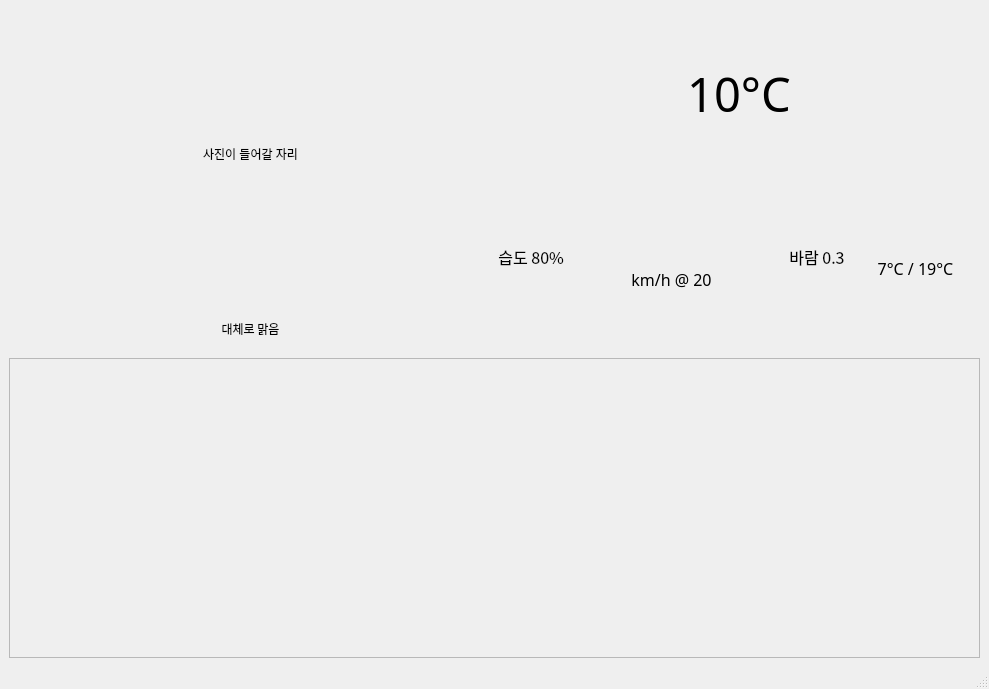
<?xml version="1.0" encoding="UTF-8"?>
<ui version="4.0">
 <class>MainWindow</class>
 <widget class="QMainWindow" name="MainWindow">
  <property name="geometry">
   <rect>
    <x>0</x>
    <y>0</y>
    <width>989</width>
    <height>689</height>
   </rect>
  </property>
  <property name="windowTitle">
   <string>현재 날씨 - 대체로 맑음</string>
  </property>
  <widget class="QWidget" name="centralwidget">
   <layout class="QGridLayout" name="gridLayout_2">
    <item row="0" column="0">
     <layout class="QGridLayout" name="ParentGridLayout">
      <item row="0" column="1">
       <layout class="QVBoxLayout" name="letfTopGrid">
        <property name="bottomMargin">
         <number>0</number>
        </property>
        <item>
         <widget class="QLabel" name="mainPictureLabel">
          <property name="minimumSize">
           <size>
            <width>0</width>
            <height>290</height>
           </size>
          </property>
          <property name="text">
           <string>사진이 들어갈 자리</string>
          </property>
          <property name="alignment">
           <set>Qt::AlignCenter</set>
          </property>
         </widget>
        </item>
        <item>
         <widget class="QLabel" name="mainWeatherDesLabel">
          <property name="font">
           <font>
            <family>나눔바른고딕 UltraLight</family>
           </font>
          </property>
          <property name="text">
           <string>대체로 맑음</string>
          </property>
          <property name="alignment">
           <set>Qt::AlignCenter</set>
          </property>
         </widget>
        </item>
       </layout>
      </item>
     </layout>
    </item>
    <item row="0" column="1">
     <layout class="QVBoxLayout" name="rightTop">
      <item>
       <widget class="QLabel" name="mainTempLabel">
        <property name="font">
         <font>
          <family>나눔바른고딕 Light</family>
          <pointsize>35</pointsize>
         </font>
        </property>
        <property name="text">
         <string>10°C</string>
        </property>
        <property name="alignment">
         <set>Qt::AlignCenter</set>
        </property>
       </widget>
      </item>
      <item>
       <layout class="QHBoxLayout" name="horizontalLayout_3">
        <item>
         <widget class="QLabel" name="mainAdditionalInfoLabel">
          <property name="font">
           <font>
            <family>나눔바른고딕 UltraLight</family>
            <pointsize>12</pointsize>
           </font>
          </property>
          <property name="text">
           <string>습도 80%                                                               바람 0.3 km/h @ 20</string>
          </property>
          <property name="alignment">
           <set>Qt::AlignCenter</set>
          </property>
          <property name="wordWrap">
           <bool>true</bool>
          </property>
         </widget>
        </item>
        <item>
         <widget class="QLabel" name="mainHiLowTempLabel">
          <property name="font">
           <font>
            <family>나눔바른고딕 UltraLight</family>
            <pointsize>12</pointsize>
           </font>
          </property>
          <property name="text">
           <string>7°C / 19°C</string>
          </property>
          <property name="alignment">
           <set>Qt::AlignCenter</set>
          </property>
         </widget>
        </item>
       </layout>
      </item>
     </layout>
    </item>
    <item row="1" column="0" colspan="2">
     <widget class="QScrollArea" name="scrollArea">
      <property name="maximumSize">
       <size>
        <width>16777215</width>
        <height>300</height>
       </size>
      </property>
      <property name="widgetResizable">
       <bool>true</bool>
      </property>
      <widget class="QWidget" name="scrollAreaWidgetContents_2">
       <property name="geometry">
        <rect>
         <x>0</x>
         <y>0</y>
         <width>965</width>
         <height>298</height>
        </rect>
       </property>
       <layout class="QHBoxLayout" name="horizontalLayout_5">
        <item>
         <layout class="QVBoxLayout" name="verticalLayout_3"/>
        </item>
        <item>
         <layout class="QVBoxLayout" name="verticalLayout_4"/>
        </item>
        <item>
         <layout class="QVBoxLayout" name="verticalLayout_5"/>
        </item>
       </layout>
      </widget>
     </widget>
    </item>
   </layout>
  </widget>
  <widget class="QStatusBar" name="statusbar"/>
 </widget>
 <resources/>
 <connections/>
</ui>
